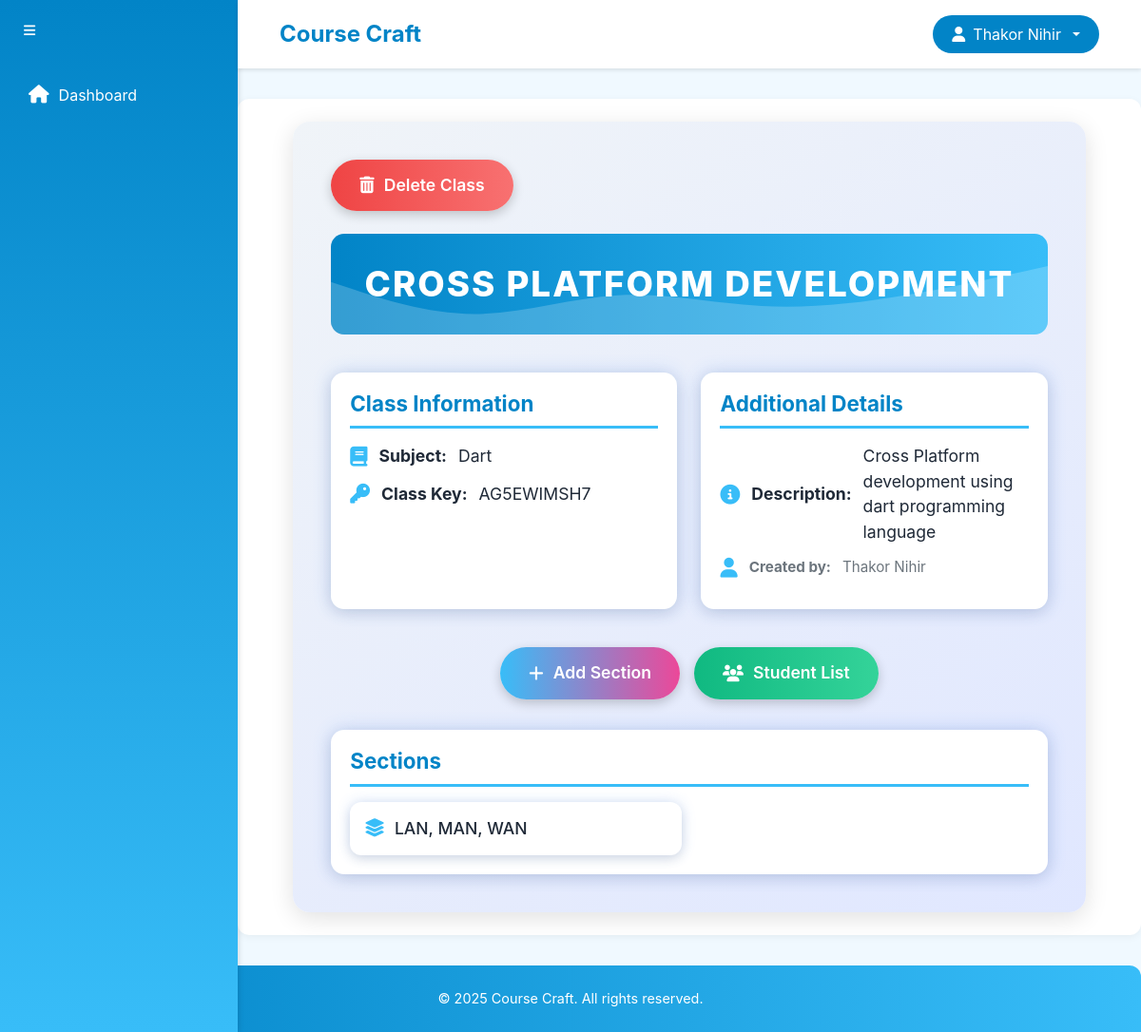
Page /teacher/class/5/ (signed in) on the committed database.
### account/models.py (models this page shows, shortened)
class User(AbstractBaseUser, PermissionsMixin):
    username = models.CharField(max_length=150, unique=True)
    full_name = models.CharField(max_length=255)
    date_of_birth = models.DateField()
    email = models.EmailField(unique=True)
    is_teacher = models.IntegerField(default=0)  # 0 for student, 1 for teacher
    created_at = models.DateTimeField(default=timezone.now)
    is_active = models.BooleanField(default=True)
    is_staff = models.BooleanField(default=False)
    objects = UserManager()
    USERNAME_FIELD = 'username'
    REQUIRED_FIELDS = ['email', 'full_name', 'date_of_birth']

### teacher/models.py (models this page shows, shortened)
class Classroom(models.Model):
    class_name = models.CharField(max_length=100)
    subject = models.CharField(max_length=100)
    class_key = models.CharField(max_length=10, unique=True)
    description = models.TextField(blank=True)
    teacher = models.ForeignKey(User, on_delete=models.CASCADE, related_name='classes')
    created_at = models.DateTimeField(auto_now_add=True)

class Section(models.Model):
    name = models.CharField(max_length=100)
    classroom = models.ForeignKey(Classroom, on_delete=models.CASCADE, related_name='sections')

### teacher/views.py (the view)
# urls.py: path('class/<int:class_id>/', views.class_detail, name='class_detail'),
@login_required
def class_detail(request, class_id):
    classroom = get_object_or_404(Classroom, id=class_id, teacher=request.user)
    sections = classroom.sections.all()
    if request.method == 'POST':
        form = SectionForm(request.POST)
        if form.is_valid():
            section = form.save(commit=False)
            section.classroom = classroom
            section.save()
            return redirect('teacher:class_detail', class_id=classroom.id)
    else:
        form = SectionForm()
    return render(request, 'teacher/class_detail.html', {
        'classroom': classroom,
        'sections': sections,
        'form': form
    })

### templates/teacher/class_detail.html (shortened to what this page needs)
{% extends 'teacher/base.html' %}
{% block content %}
<div class="detail-container">
    <button class="delete-class-btn" onclick="deleteClass()">
        <i class="fas fa-trash-alt"></i> Delete Class
    </button>
    <div class="detail-hero">{{ classroom.class_name }}</div>
    <div class="detail-grid">
        <div class="detail-card">
            <h5>Class Information</h5>
            <p><i class="fas fa-book"></i> <strong>Subject:</strong> {{ classroom.subject }}</p>
            <p><i class="fas fa-key"></i> <strong>Class Key:</strong> {{ classroom.class_key }}</p>
        </div>
        <div class="detail-card">
            <h5>Additional Details</h5>
            <p><i class="fas fa-info-circle"></i> <strong>Description:</strong> {{ classroom.description|default:"No description provided." }}</p>
            <p class="text-muted"><i class="fas fa-user"></i> <strong>Created by:</strong> {{ classroom.teacher.full_name }}</p>
        </div>
    </div>
    <div class="button-group">
        <button class="action-btn add-section-btn" onclick="openModal()">
            <i class="fas fa-plus"></i> Add Section
        </button>
        <button class="action-btn student-list-btn" onclick="openStudentModal()">
            <i class="fas fa-users"></i> Student List
        </button>
    </div>
    <div class="detail-card">
        <h5>Sections</h5>
        <div id="section-list" class="section-list">
            {% for section in sections %}
                <div class="section-card">
                    <a href="{% url 'teacher:section_detail' classroom.id section.id %}">
                        <i class="fas fa-layer-group"></i> {{ section.name }}
                    </a>
                </div>
            {% empty %}
                <div class="section-card no-sections">No sections added yet.</div>
            {% endfor %}
        </div>
    </div>
</div>
{% endblock %}

### templates/teacher/base.html (shortened to what this page needs)
<!DOCTYPE html>
<html lang="en">
<head>
    <link href="https://cdn.jsdelivr.net/npm/bootstrap@5.3.3/dist/css/bootstrap.min.css" rel="stylesheet">
    <link href="https://cdnjs.cloudflare.com/ajax/libs/font-awesome/6.4.2/css/all.min.css" rel="stylesheet">
</head>
<body>
    <div class="bg-primary text-white position-fixed h-100 sidebar" id="sidebar">
        <button class="btn btn-sm text-white mt-3 ms-3" onclick="toggleSidebar()">
            <i class="fas fa-bars"></i>
        </button>
        <nav class="nav flex-column mt-4">
            <a class="nav-link" href="{% url 'dashboard' %}"><i class="fas fa-home"></i><span>Dashboard</span></a>
        </nav>
    </div>
    <div class="main-content" id="mainContent">
        <nav class="navbar navbar-expand-lg navbar-light bg-light">
            <div class="container-fluid justify-content-between">
                <span class="navbar-brand mb-0 h1">Course Craft</span>
                <div class="dropdown">
                    <button class="btn btn-secondary dropdown-toggle" type="button" id="userDropdown" data-bs-toggle="dropdown" aria-expanded="false">
                        <i class="fas fa-user"></i>
                        <span>{{ user.full_name }}</span>
                    </button>
                </div>
            </div>
        </nav>
        <main class="container py-4">
            {% block content %}{% endblock %}
        </main>
    </div>
    <footer class="mt-auto">
        © 2025 Course Craft. All rights reserved.
    </footer>
</body>
</html>

### templates/teacher/base.html (style rules this page uses)
:root { --primary-blue: #0284c7; --secondary-blue: #38bdf8; --light-blue: #e0f2fe; --text-color: #1f2937; }
body { min-height: 100vh; display: flex; flex-direction: column; font-family: 'Inter', -apple-system, BlinkMacSystemFont, sans-serif; background-color: #f0f9ff; }
.sidebar { width: 250px; transition: width 0.3s ease-in-out; background: linear-gradient(180deg, var(--primary-blue), var(--secondary-blue)); box-shadow: 2px 0 5px rgba(0,0,0,0.1); }
.sidebar .nav-link { color: white; padding: 12px 20px; border-radius: 8px; margin: 5px 10px; transition: all 0.3s ease; display: flex; align-items: center; gap: 10px; }
.sidebar .nav-link i { font-size: 1.2rem; }
.main-content { flex-grow: 1; margin-left: 250px; transition: margin-left 0.3s ease-in-out; }
.navbar { background: white !important; box-shadow: 0 2px 4px rgba(0,0,0,0.1); padding: 1rem 2rem; }
.navbar-brand { font-weight: 700; color: var(--primary-blue) !important; font-size: 1.5rem; }
.dropdown-toggle { background: var(--primary-blue) !important; border: none; border-radius: 25px; padding: 8px 20px; transition: all 0.3s ease; display: flex; align-items: center; gap: 8px; color: white; }
main { background: white; border-radius: 12px; box-shadow: 0 2px 8px rgba(0,0,0,0.05); margin: 2rem; padding: 2rem; }
footer { background: linear-gradient(90deg, var(--primary-blue), var(--secondary-blue)); color: white; padding: 1.5rem; text-align: center; font-size: 0.9rem; border-top-left-radius: 12px; border-top-right-radius: 12px; }

### rows in the picture
User: full_name "Thakor Nihir"
Classroom: class_name "CROSS PLATFORM DEVELOPMENT", subject "Dart", class_key "AG5EWIMSH7", description "Cross Platform development using dart programming language", teacher.full_name "Thakor Nihir"
Section: name "LAN, MAN, WAN"
